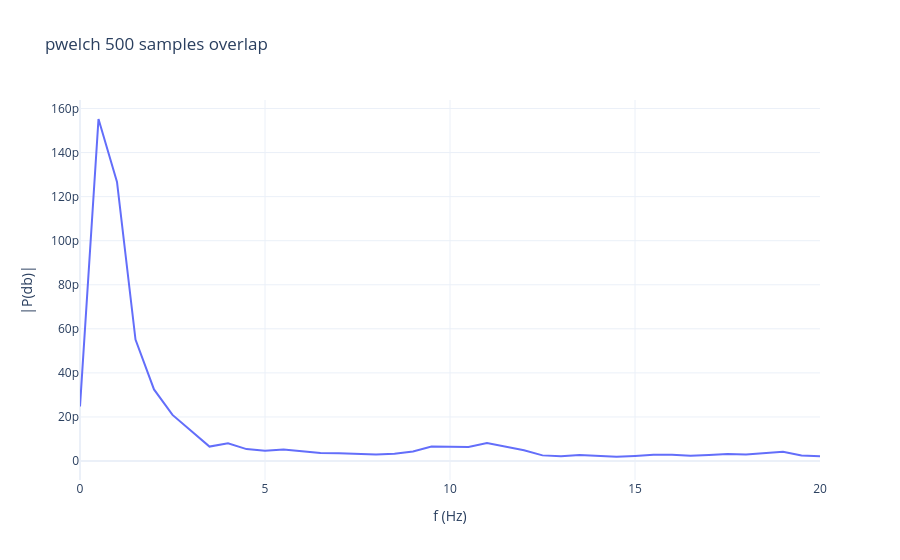

Here is the notebook cell this chart was saved with:
### Code cell
WINDOW = 1000
NOVERLAP = WINDOW//2
NFFT = WINDOW

# Create a Hamming window
window = windows.hamming(WINDOW)

# Compute Welch PSD
faxis, pxx = welch(
    eeg_signal,
    fs=sampling_frequency,
    window=window,
    nperseg=WINDOW,
    noverlap=NOVERLAP,
    nfft=NFFT,
    return_onesided=True,  # 'onesided' in MATLAB
    scaling='density'      # PSD in power/Hz
)

fig = go.Figure()

fig.add_trace(go.Scatter(
    x=faxis,
    y=pxx,
    mode='lines',
    name='EEG trace'
))

fig.update_layout(
    title=f'pwelch {NOVERLAP} samples overlap',
    xaxis_title='f (Hz)',
    yaxis_title='|P(db)|',
    xaxis=dict(range=[0, 20]),  # Equivalent to xlim([0 16])
    template='plotly_white'
)
fig.write_image(os.path.join(IMAGE_DIR,f"{signal_name}_pwelch_{NOVERLAP}_samples.png"), width=800, height=500, scale=2)
fig.show()

### Figure 1 — Plotly figure (JSON) as saved in the notebook; plotly's stock layout.template omitted (floating-point values rounded to 4 significant figures; data arrays with more than 128 entries replaced by an {"elided": "..."} marker saying what was removed)
{"data": [{"mode": "lines", "name": "EEG trace", "type": "scatter", "x": {"elided": "501 float values"}, "y": {"elided": "501 float values"}}], "layout": {"title": {"text": "pwelch 500 samples overlap"}, "xaxis": {"range": [0, 20], "title": {"text": "f (Hz)"}}, "yaxis": {"title": {"text": "|P(db)|"}}}}
